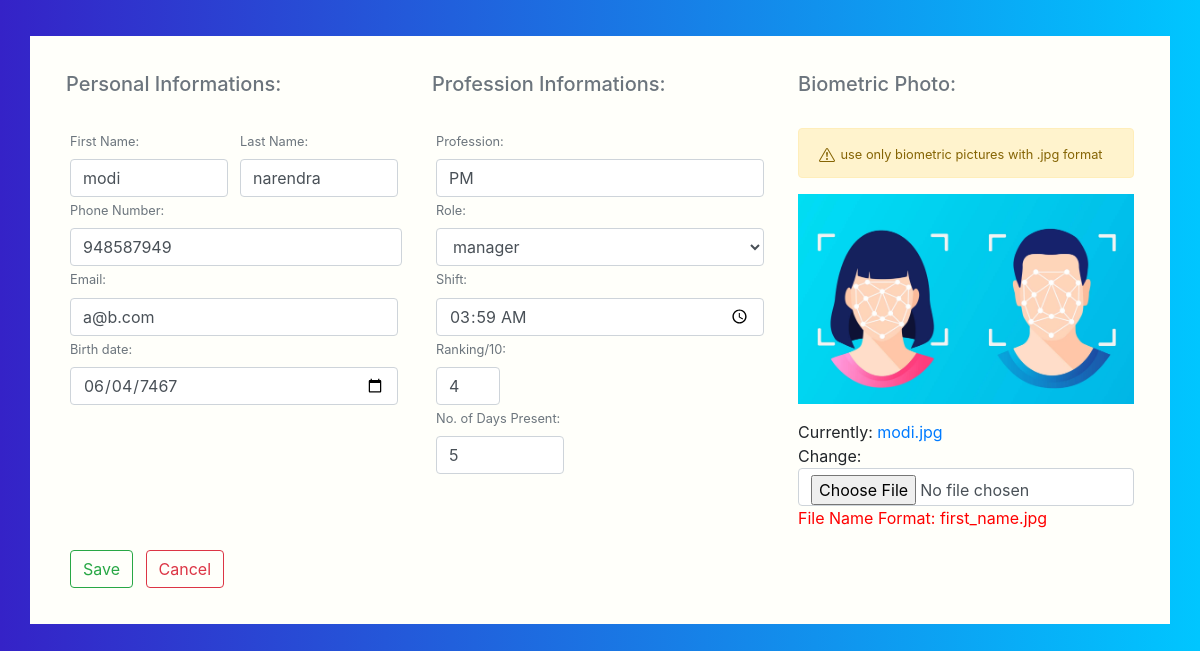
The app's page /edit_profile/11/ with its own data.
### core/models.py (models this page shows, shortened)
class Profile(models.Model):
    first_name = models.CharField(max_length=70)  # so as to uniquely map image name and first_name
    last_name = models.CharField(max_length=70)
    date = models.DateField()
    phone = models.BigIntegerField()
    email = models.EmailField()
    ranking = models.IntegerField()
    profession = models.CharField(max_length=200)
    role= models.CharField(choices=types,max_length=20,null=True,blank=False,default='employee')
    present = models.BooleanField(default=False)
    image = models.ImageField()
    updated = models.DateTimeField(auto_now=True)
    shift = models.TimeField()
    days_present=models.IntegerField(default=0)

### core/views.py (the view)
# urls.py: path('edit_profile/<int:id>/',edit_profile,name='edit_profile'),
def edit_profile(request,id):
    profile = Profile.objects.get(id=id)
    form = ProfileForm(instance=profile)
    if request.method == 'POST':
        form = ProfileForm(request.POST,request.FILES,instance=profile)
        if form.is_valid():
            form.save()
            return redirect('profiles')
    context={'form':form}
    return render(request,'core/add_profile.html',context)

### core/forms.py
class ProfileForm(forms.ModelForm):
    class Meta:
        model = Profile
        fields = '__all__'
        widgets = {
            'date': DateInput(),
            'shift':TimeInput()
        }
        exclude = ['present','updated']
    def __init__(self, *args, **kwargs):
        super(ProfileForm, self).__init__(*args, **kwargs)
        self.fields['first_name'].widget.attrs['class'] = 'form-control'
        self.fields['last_name'].widget.attrs['class'] = 'form-control'
        self.fields['date'].widget.attrs['class'] = 'form-control'
        self.fields['phone'].widget.attrs['class'] = 'form-control'
        self.fields['email'].widget.attrs['class'] = 'form-control'
        self.fields['ranking'].widget.attrs['class'] = 'form-control'
        self.fields['profession'].widget.attrs['class'] = 'form-control'
        self.fields['role'].widget.attrs['class'] = 'form-control'
        self.fields['image'].widget.attrs['class'] = 'form-control'
        self.fields['shift'].widget.attrs['class'] = 'form-control'
        self.fields['days_present'].widget.attrs['class']='form-control'

### core/templates/core/add_profile.html (shortened to what this page needs)
{% extends "core/base.html" %}
{% load static %}
{% block content %}
<div class="container emp-profile pb-3">
    <form method="POST" action="." class="needs-validation" enctype='multipart/form-data'>
        <div class="row">
            <div class="col-md-4">
                <h5 class="text-muted">Personal Informations:</h5><br>
                <div class="d-flex justify-content-between">
                    <div class="m-1 mr-2">
                        <label class="text-muted"><small>First Name:</small></label>
                        {{ form.first_name }}
                    </div>
                    <div class="m-1">
                        <label class="text-muted"><small>Last Name:</small></label>
                        {{ form.last_name }}
                    </div>
                </div>
                <div class="ml-1">
                    <label class="text-muted"><small>Phone Number:</small></label>
                    {{ form.phone }}
                </div>
                <div class="m-1">
                    <label class="text-muted"><small>Email:</small></label>
                    {{ form.email }}
                </div>
                <div class="m-1">
                    <label class="text-muted"><small>Birth date:</small></label>
                    {{ form.date }}
                </div>
            </div>
            <div class="col-md-4">
                <h5 class="text-muted">Profession Informations:</h5><br>
                <div class="m-1">
                    <label class="text-muted"><small>Profession:</small></label>
                    {{ form.profession }}
                </div>
                <div class="m-1">
                    <label class="text-muted"><small>Role:</small></label>
                    {{ form.role }}
                </div>
                <div class="m-1">
                    <label class="text-muted"><small>Shift:</small></label>
                    {{ form.shift }}
                </div>
                <div class="m-1" style="width: 4rem;">
                    <label class="text-muted"><small>Ranking/10:</small></label>
                    {{ form.ranking }}
                </div>
                <div class="m-1" style="width: 8rem;">
                    <label class="text-muted"><small>No. of Days Present:</small></label>
                    {{ form.days_present}}
                </div>
            </div>
            <div class="col-md-4">
                <h5 class="text-muted">Biometric Photo:</h5><br>
                <div>
                    <div class="alert alert-warning">
                        <small>use only biometric pictures with .jpg format</small>
                    </div>
                    <img src="{% static 'img/bio.jpg'%}" alt="" width="100%">
                </div>
                <div class="mt-3">
                    {{ form.image }}
                </div>
                <h8  style="color:red;" > File Name Format: first_name.jpg </h8>
            </div>
        </div>
        <div class="mt-3">
            <button type="submit" class="btn btn-outline-success m-1">Save</button>
            <a href="{% url 'profiles' %}"><button type="button" class="btn btn-outline-danger m-1">Cancel</button></a>
        </div>
    </form>
</div>
{% endblock content %}

### static/css/details.css (style rules this page uses)
.emp-profile { padding: 3%; margin-top: 3%; margin-bottom: 3%; background: rgb(255, 255, 250); }

### static/css/body.css (style rules this page uses)
body { background: -webkit-linear-gradient(left, #3522c7, #00c6ff); }

### records on screen
Profile: first_name "modi", last_name "narendra", phone "948587949", email "a@b.com", date "06/04/7467", profession "PM", role "manager", shift "03:59:00", ranking "4", days_present "5"
